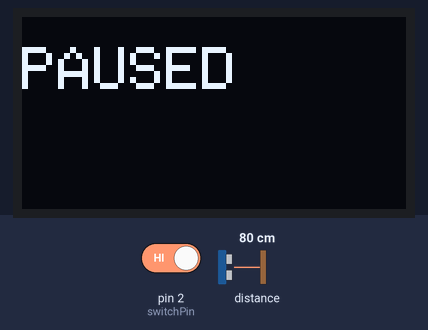
Bench run of a sketch on a simulated Arduino Uno, built with avr-gcc and run on an emulated ATmega328P. Parts: 128×64 one-colour display. Inputs (shaded band) come from the test bench; at power-on: pin 2 (switchPin) HIGH, distance to the obstacle 80 cm. What the sketch prints to the serial monitor is not drawn.

Above: at 2.2 s.
2.3 s: pin 2 (switchPin) driven LOW
At 6.9 s:
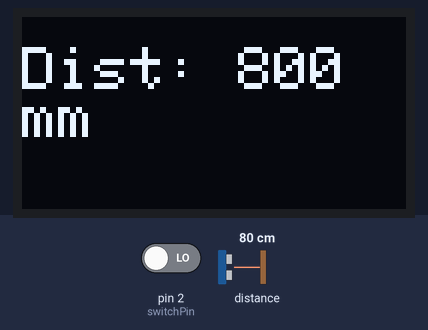
8.3 s: distance to the obstacle set to 2 cm
At 11.8 s:
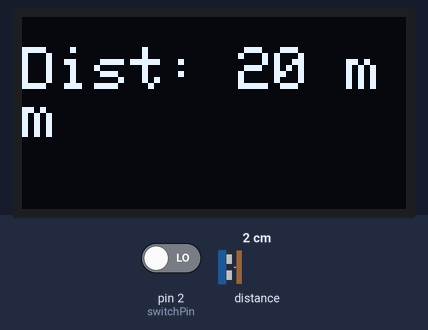
14.3 s: pin 2 (switchPin) driven HIGH
At 16.6 s:
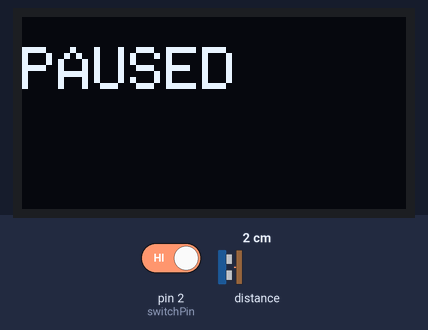
Timing chart, 0 to 18.1 s (numbered marks = the images above; inputs shaded):
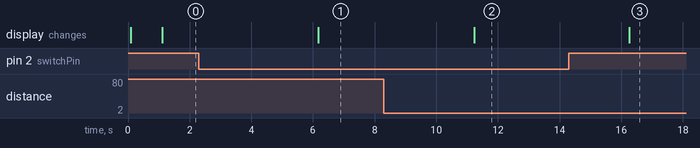

Measured:
- after the input at 2.3 s, the display: changes after 3.9 s (image 1)
- after the input at 8.3 s, the display: changes after 2.9 s (image 2)
- after the input at 14.3 s, the display: changes after 2.0 s (image 3)

The sketch:

laserTapewswitch.ino
```cpp
#include <Wire.h>     // I2C protocol
#include <VL53L0X.h>
#include <Adafruit_GFX.h>
#include <Adafruit_SSD1306.h>

// OLED setup
#define SCREEN_WIDTH 128
#define SCREEN_HEIGHT 64
#define OLED_RESET -1     // oleds have resets -> -1 = no resets
Adafruit_SSD1306 display(SCREEN_WIDTH, SCREEN_HEIGHT, &Wire, OLED_RESET);

// VL53L0X setup
VL53L0X sensor;     // object "sensor"

// Switch setup
const int switchPin = 2; // Connect switch between Pin 2 and GND

void setup() {
  Serial.begin(115200);
  Wire.begin();

  // Initialize Switch
  pinMode(switchPin, INPUT_PULLUP);

  // Initialize OLED
  if(!display.begin(SSD1306_SWITCHCAPVCC, 0x3C)) {        // if not oled found at address "0x3C"
    Serial.println(F("SSD1306 allocation failed at 0x3C"));
    if(!display.begin(SSD1306_SWITCHCAPVCC, 0x3D)) {      // if not oled found at address "0x3D"
      Serial.println(F("SSD1306 allocation failed at 0x3D"));
      while(1);       // infinite loop to hold off the program
    }
  }

  display.clearDisplay();
  display.setTextSize(2);
  display.setTextColor(SSD1306_WHITE);
  display.println("Starting...");
  display.display();      // send to oled

  // Initialize VL53L0X
  sensor.init();
  sensor.setTimeout(500);     // expects answer within 500ms
  if (!sensor.init()) {
    Serial.println("Failed to detect and initialize VL53L0X!");
    display.clearDisplay();
    display.setTextSize(2);
    display.println("VL53L0X failed!");
    display.display();
    while(1);
  }
  sensor.startContinuous();   // continuous reading

  display.clearDisplay();
  display.setTextSize(2);
  display.println("Ready!");
  display.display();
  delay(1000);
}

void loop() {
  // Logic: If switch is ON (connected to GND), run the sensor
  if (digitalRead(switchPin) == LOW) {
    int distance = sensor.readRangeContinuousMillimeters();

    // Your original Serial logic
    Serial.print(distance);
    Serial.println(" mm");

    // Your original Display logic
    display.clearDisplay();
    display.setTextSize(2);
    display.setCursor(0, 10);     // cursor at x=0, y=10 pixels
    display.print("Dist: ");
    display.print(distance);
    display.print(" mm");
    display.display();
  }
  else {
    // Optional: Clear display or show "OFF" when switch is flipped
    display.clearDisplay();
    display.setCursor(0, 10);
    display.println("PAUSED");
    display.display();
  }

  // Your original 5-second delay
  delay(5000);
}
```
